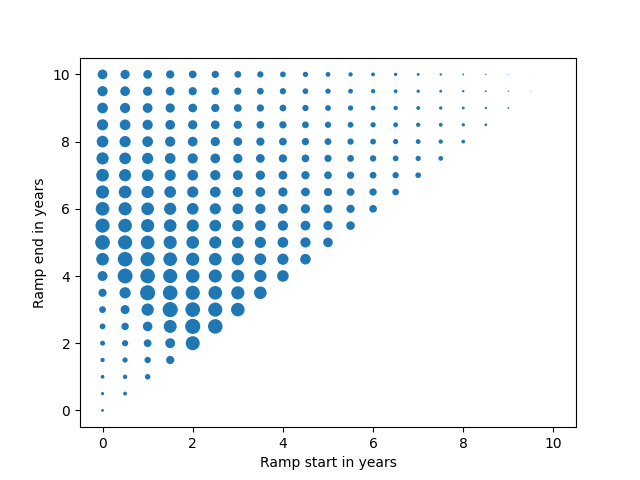

This figure's Python source:
 # Calculate the total harvest 
# for each combination of ramp_start and ramp_end and 
# store it in total_harvest.

import matplotlib.pyplot as plt
import numpy
import math

def total_harvest():
    maximum_growth_rate = 0.5 # 1 / year
    carrying_capacity = 2e6 # tons
    maximum_harvest_rate = 0.8 * 2.5e5 # tons / year

    end_time = 10. # years
    h = 0.1 # years
    num_steps = int(end_time / h)
    times = h * numpy.array(range(num_steps + 1))

    fish = numpy.zeros(num_steps + 1) # tons
    fish[0] = 2e5

    results = []

    for ramp_start in numpy.arange(0., 10.01, 0.5): # 10.01 to prevent issues with roundoff errors
        for ramp_end in numpy.arange(ramp_start, 10.01, 0.5): # 10.01 to prevent issues with roundoff errors
            total_harvest=0
            is_extinct = False
            for step in range(num_steps):
                time = h * step # years
                harvest_factor = 0.0
                if time > ramp_end:
                    harvest_factor = 1.0
                elif time > ramp_start:
                    harvest_factor = (time - ramp_start) / (ramp_end - ramp_start)    
                harvest_rate = harvest_factor * maximum_harvest_rate
                if is_extinct:
                    current_harvest=0
                    fish_next_step = 0.
                else:
                    current_harvest=h*harvest_rate
                    fish_next_step = fish[step] + h * (maximum_growth_rate * (1. - fish[step] / carrying_capacity) * fish[step] - harvest_rate)
                    if fish_next_step <= 0.:
                        is_extinct = True
                        current_harvest=fish[step]
                        fish_next_step = 0.
                fish[step + 1] = fish_next_step
                total_harvest+=current_harvest
            results.append([ramp_start, ramp_end, total_harvest])

    return results

results = total_harvest()

def plot_me():
    # This adjusts the size of the dots to compare them easily. 
    plt.scatter([r[0] for r in results], [r[1] for r in results], [5e-11 * r[2] ** 2. for r in results], edgecolor = 'none')
    axes = plt.gca()
    axes.set_xlabel('Ramp start in years')
    axes.set_ylabel('Ramp end in years')
    plt.show()

plot_me()
